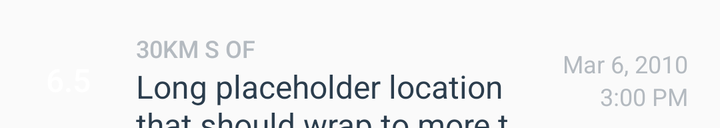
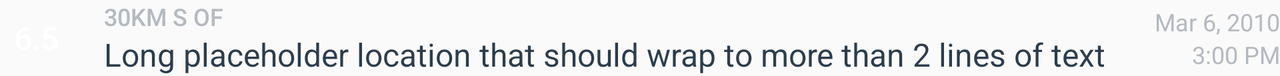

One screen, two layout resources from the same app: the default and the repository's alternative for another configuration. Each is rendered where Android would select it; the XML of both is given below.
<!-- AndroidManifest.xml: application theme AppTheme -->
<!-- res/layout/fragment_earthquake_list_row.xml -->
<?xml version="1.0" encoding="utf-8"?>
<LinearLayout xmlns:android="http://schemas.android.com/apk/res/android"
    android:layout_width="match_parent"
    android:layout_height="?android:attr/listPreferredItemHeight"
    xmlns:tools="http://schemas.android.com/tools"
    android:orientation="horizontal"
    android:paddingEnd="16dp"
    android:paddingLeft="16dp"
    android:paddingRight="16dp"
    android:paddingStart="16dp"
    android:paddingTop="16dp">


    <TextView
        android:id="@+id/mag_text_view"
        android:layout_width="36dp"
        android:layout_height="36dp"
        android:gravity="center"
        android:layout_gravity="center_vertical"
        android:textColor="@android:color/white"
        android:background="@drawable/magnitude_circle"
        android:fontFamily="sans-serif-medium"
        android:text="6.5"
        android:textSize="16sp"/>

    <LinearLayout
        android:layout_width="0dp"
        android:layout_weight="1"
        android:layout_height="wrap_content"
        android:orientation="vertical"
        android:layout_marginLeft="16dp"
        android:layout_marginStart="16dp">

        <TextView
            android:id="@+id/offset_text_view"
            android:layout_width="wrap_content"
            android:layout_height="wrap_content"
            android:ellipsize="end"
            android:fontFamily="sans-serif-medium"
            android:maxLines="1"
            android:textAllCaps="true"
            android:textColor="@color/textColorEarthquakeDetails"
            android:textSize="12sp"
            tools:text="30km S of" />

        <TextView
            android:id="@+id/place_text_view"
            android:layout_width="wrap_content"
            android:layout_height="wrap_content"
            android:ellipsize="end"
            android:maxLines="2"
            android:textColor="@color/textColorEarthquakeLocation"
            android:textSize="16sp"
            tools:text="Long placeholder location that should wrap to more than 2 lines of text" />/>

    </LinearLayout>

    <LinearLayout
        android:layout_width="wrap_content"
        android:layout_height="wrap_content"
        android:layout_gravity="center_vertical"
        android:layout_marginLeft="16dp"
        android:layout_marginStart="16dp"
        android:orientation="vertical">

        <TextView
            android:id="@+id/date_text_view"
            android:layout_width="wrap_content"
            android:layout_height="wrap_content"
            android:textColor="@color/textColorEarthquakeDetails"
            android:textSize="12sp"
            tools:text="Mar 6, 2010"/>

        <TextView
            android:id="@+id/time_text_view"
            android:layout_width="wrap_content"
            android:layout_height="wrap_content"
            android:layout_gravity="end"
            android:textColor="@color/textColorEarthquakeDetails"
            android:textSize="12sp"
            tools:text="3:00 PM"/>

    </LinearLayout>

</LinearLayout>
<!-- resources referenced by this layout -->
<resources>
  <color name="textColorEarthquakeDetails">#B4BAC0</color>
  <color name="textColorEarthquakeLocation">#2B3D4D</color>
  <style name="AppTheme" parent="Theme.AppCompat.Light.DarkActionBar">
          
          <item name="colorPrimary">@color/colorPrimary</item>
          <item name="colorPrimaryDark">@color/colorPrimaryDark</item>
          <item name="colorAccent">@color/colorAccent</item>
  
          <item name="windowActionBar">false</item>
          <item name="windowNoTitle">true</item>
  
      </style>
  <color name="colorPrimary">#2B3D4D</color>
  <color name="colorPrimaryDark">#23303D</color>
  <color name="colorAccent">#10CAC9</color>
</resources>
<!-- res/layout-land/fragment_earthquake_list_row.xml (the repository's variant of the layout above) -->
<!-- drawn on the phone turned sideways -->
<?xml version="1.0" encoding="utf-8"?>
<androidx.appcompat.widget.LinearLayoutCompat xmlns:android="http://schemas.android.com/apk/res/android"
    xmlns:tools="http://schemas.android.com/tools"
    android:layout_width="match_parent"
    android:layout_height="wrap_content"
    android:orientation="horizontal">

    <TextView
        android:id="@+id/mag_text_view"
        android:layout_width="36dp"
        android:layout_height="36dp"
        android:layout_gravity="center_vertical"
        android:background="@drawable/magnitude_circle"
        android:fontFamily="sans-serif-medium"
        android:gravity="center"
        android:text="6.5"
        android:textColor="@android:color/white"
        android:textSize="16sp" />

    <LinearLayout
        android:layout_width="0dp"
        android:layout_height="wrap_content"
        android:layout_marginStart="16dp"
        android:layout_marginLeft="16dp"
        android:layout_weight="1"
        android:orientation="vertical">

        <TextView
            android:id="@+id/offset_text_view"
            android:layout_width="wrap_content"
            android:layout_height="wrap_content"
            android:ellipsize="end"
            android:fontFamily="sans-serif-medium"
            android:maxLines="1"
            android:textAllCaps="true"
            android:textColor="@color/textColorEarthquakeDetails"
            android:textSize="12sp"
            tools:text="30km S of" />

        <TextView
            android:id="@+id/place_text_view"
            android:layout_width="wrap_content"
            android:layout_height="wrap_content"
            android:ellipsize="end"
            android:maxLines="2"
            android:textColor="@color/textColorEarthquakeLocation"
            android:textSize="16sp"
            tools:text="Long placeholder location that should wrap to more than 2 lines of text" />
        />

    </LinearLayout>

    <LinearLayout
        android:layout_width="wrap_content"
        android:layout_height="wrap_content"
        android:layout_gravity="center_vertical"
        android:layout_marginStart="16dp"
        android:layout_marginLeft="16dp"
        android:orientation="vertical">

        <TextView
            android:id="@+id/date_text_view"
            android:layout_width="wrap_content"
            android:layout_height="wrap_content"
            android:textColor="@color/textColorEarthquakeDetails"
            android:textSize="12sp"
            tools:text="Mar 6, 2010" />

        <TextView
            android:id="@+id/time_text_view"
            android:layout_width="wrap_content"
            android:layout_height="wrap_content"
            android:layout_gravity="end"
            android:textColor="@color/textColorEarthquakeDetails"
            android:textSize="12sp"
            tools:text="3:00 PM" />
    </LinearLayout>
</androidx.appcompat.widget.LinearLayoutCompat>
